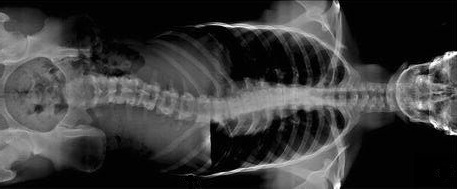
#> input picture spine.jpg, 457 x 189 px
$ python splines.py
#> lines starting #> are read from the running program, lines starting #| are printed output that depends on the picture
### spine_rx.py
import re,numpy as np
from fractions import Fraction
import matplotlib.pyplot as plt
import matplotlib.image as mpimg
from matplotlib.lines import Line2D
from sympy import symbols,sin,cos,lambdify,diff,latex,sympify,simplify

_,ax = plt.subplots()
ax.imshow(mpimg.imread(r'spine.jpg'),extent=[-210,247,-94,95],alpha=.8)

x = symbols('x')
f = 3*(sin((1/80)*x)-(1/100)*x)-4*(2*cos((1/30)*x)+5)
fx = lambdify(x,f,'numpy')
dfx = lambdify(x,diff(f,x),'numpy')

points = [(x,fx(x))for x in np.linspace(-115,133,19)]

def frac_latex(match):
    if(Fraction(float(match.group())).limit_denominator(10000).denominator==1):
        return str(Fraction(float(match.group())).limit_denominator(10000).numerator)
    else:
        return f'\\frac{{{Fraction(float(match.group())).limit_denominator(10000).numerator}}}{{{Fraction(float(match.group())).limit_denominator(10000).denominator}}}'

f = re.sub(r'\b0\.\d+\b',frac_latex,latex(f,mode='inline',fold_short_frac=False))

plt.plot(np.linspace(-115,133,400),fx(np.linspace(-115,133,400)),linestyle='solid',linewidth=2,label=fr'f(x) = {f}',color='white')

for (x_,y_),color in zip(points,plt.cm.rainbow(np.linspace(0,1,len(points)))):
    ax.scatter(x_,y_,color=color,s=50)

ax.axhline(y=0,color='black',linewidth=1)
ax.axvline(x=0,color='black',linewidth=1)
ax.set_xlim(-210,247)
ax.set_ylim(-94,95)
ax.set_xlabel('x')
ax.set_ylabel('f(x)',rotation=0,labelpad=0)
ax.grid(True,linestyle='--',alpha=.5)

flegend = ax.legend(title=fr'función',loc='upper left')
ax.legend(handles=[Line2D([0],[0],marker='o',color='w',markerfacecolor=color,markersize=8,label=f'({int(x)},{int(y)})')for(x,y),color in zip(points,plt.cm.rainbow(np.linspace(0,1,len(points))))],title='puntos',loc='upper right')
ax.add_artist(flegend)

plt.show()
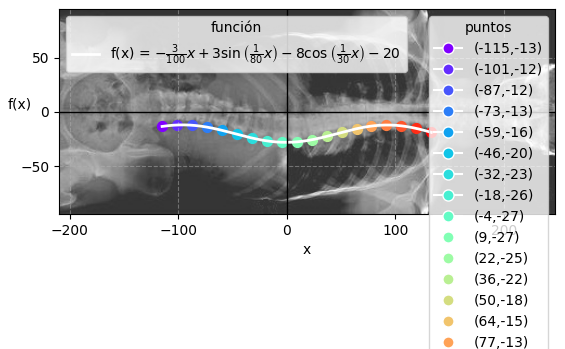
#> figure drawn by matplotlib, 1 panel

### splines.py
from os import name,system
from spine_rx import np,points,x,dfx as df,sympify,simplify,lambdify,plt,mpimg

def natural(points=points):

    h,alpha= [0]*(len(points)),[0]*(len(points))
    l,u,z = [0]*(len(points)+1),[0]*(len(points)+1),[0]*(len(points)+1)
    a,b,c,d = [0]*(len(points)),[0]*(len(points)),[0]*(len(points)+1),[0]*(len(points))

    h[1:] = [points[i][0]-points[i-1][0]for i in range(1,len(points))]
    alpha[1:len(points)-1] = [3*((points[i+1][1]-points[i][1])/h[i+1]-(points[i][1]-points[i-1][1])/h[i]) for i in range(1,len(points)-1)]

    l[1],u[1],z[1] = 1,0,0
    for i in range(2,len(points)):
        l[i] = 2*(points[i][0]-points[i-2][0])-h[i-1]*u[i-1]
        u[i] = h[i]/l[i]
        z[i] = (alpha[i-1]-h[i-1]*z[i-1])/l[i]

    c[len(points)] = 0
    for i in range(len(points)-1,0,-1):
        c[i] = z[i]-u[i]*c[i+1]
        b[i] = (points[i][1]-points[i-1][1])/h[i]-h[i]*(c[i+1]+2*c[i])/3
        d[i] = (c[i+1]-c[i])/(3*h[i])
        a[i] = points[i-1][1]

    return [a[1:],b[1:],c[1:len(points)],d[1:]]

def sujeto(points=points,df=df):

    h,alpha = [0]*(len(points)),[0]*(len(points))
    l,u,z = [0]*(len(points)+1),[0]*(len(points)+1),[0]*(len(points)+1)
    a,b,c,d = [0]*(len(points)),[0]*(len(points)),[0]*(len(points)+1),[0]*(len(points))

    h = [0]+[points[i][0]-points[i-1][0]for i in range(1,len(points))]

    alpha[0] = 3*((points[1][1]-points[0][1])/h[1]-df(points[0][0]))
    alpha[len(points)-1] = 3*(df(points[len(points)-1][0])-(points[len(points)-1][1]-points[len(points)-2][1])/h[len(points)-1])

    for i in range(1,len(points)-1):
        alpha[i] = 3*((points[i+1][1]-points[i][1])/h[i+1]-(points[i][1]-points[i-1][1])/h[i])

    l[1],u[1],z[1] = 2*h[1],1/2,alpha[0]/2*h[1]
    for i in range(2,len(points)):
        l[i] = 2*(points[i][0]-points[i-2][0])-h[i-1]*u[i-1]
        u[i] = h[i]/l[i]
        z[i] = (alpha[i-1]-h[i-1]*z[i-1])/l[i]

    c[len(points)] = (alpha[len(points)-1]-h[len(points)-1]*z[len(points)-1])/(h[len(points)-1]*(2-u[len(points)-1]))
    for i in range(len(points)-1,0,-1):
        c[i] = z[i]-u[i]*c[i+1]
        b[i] = (points[i][1]-points[i-1][1])/h[i]-h[i]*(c[i+1]+2*c[i])/3
        d[i] = (c[i+1]-c[i])/(3*h[i])
        a[i] = points[i-1][1]

    return a[1:],b[1:],c[1:len(points)],d[1:]

def splines(trazadores):

    _,pt = plt.subplots()
    pt.imshow(mpimg.imread(r'spine.jpg'),extent=[-210,247,-94,95],alpha=.8)

    splinex = []

    for i in range(1,len(trazadores[0])+1):
        splinex.append(simplify(sympify(trazadores[0][i-1])+sympify(trazadores[1][i-1])*(x-sympify(points[i-1][0]))+sympify(trazadores[2][i-1])*(x-sympify(points[i-1][0]))**2+sympify(trazadores[3][i-1])*(x-sympify(points[i-1][0]))**3))

    for i,(spline,color) in enumerate(zip(splinex,plt.cm.rainbow(np.linspace(0,1,len(splinex)))),start=1):
        s = lambdify(x,spline,'numpy')
        plt.plot(np.linspace(points[i-1][0],points[i][0],400),s(np.linspace(points[i-1][0],points[i][0],400)),label=fr'$S_{{{i}}}$',color=color)

    for (x_,y_),color in zip(points,plt.cm.rainbow(np.linspace(0,1,len(points)))):
        plt.scatter(x_,y_,color=color,s=50)

    plt.axhline(y=0,color='black',linewidth=1)
    plt.axvline(x=0,color='black',linewidth=1)
    plt.xlim(-210,247)
    plt.ylim(-94,95)
    plt.xlabel('x')
    plt.ylabel(r'$S_i(x)$',rotation=0,labelpad=0)
    plt.grid(True,linestyle='--',alpha=.5)
    plt.title('trazadores cúbicos naturales'if(trazadores==natural())else('trazadores cúbicos sujetos'if(trazadores==sujeto())else'trazadores cúbicos'))
    plt.legend()
    plt.show()

while 1:

    system('cls' if name == 'nt' else 'clear')

    if(bool(int(input('1:natural,0:sujeto: ')))):
#> the answer given: 1
        print('trazadores cúbicos naturales\n')
        for i in range(1,len(natural()[0])+1):
            print(f'S_{i}(x) = {natural()[0][i-1]}+({natural()[1][i-1]})*(x-{points[i-2][0]})+({natural()[2][i-1]})*(x-{points[i-2][0]})^2+({natural()[3][i-1]})*(x-{points[i-2][0]})^3')
        splines(natural())
#> in splines, `plt.show()`:
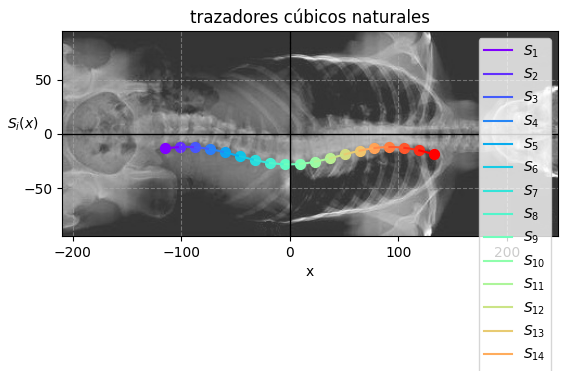
#> figure drawn by matplotlib, 1 panel

    else:
        print('trazadores cúbicos sujetos\n')
        for i in range(1,len(sujeto()[0])+1):
            print(f'S_{i}(x) = {sujeto()[0][i-1]}+({sujeto()[1][i-1]})*(x-{points[i-2][0]})+({sujeto()[2][i-1]})*(x-{points[i-2][0]})^2+({sujeto()[3][i-1]})*(x-{points[i-2][0]})^3')
        splines(sujeto())

    system('cls' if name == 'nt' else 'clear')

    if(bool(int(input('1:salir,0:continuar: ')))):
#> the answer given: 1
        system('cls' if name == 'nt' else 'clear')
        break
